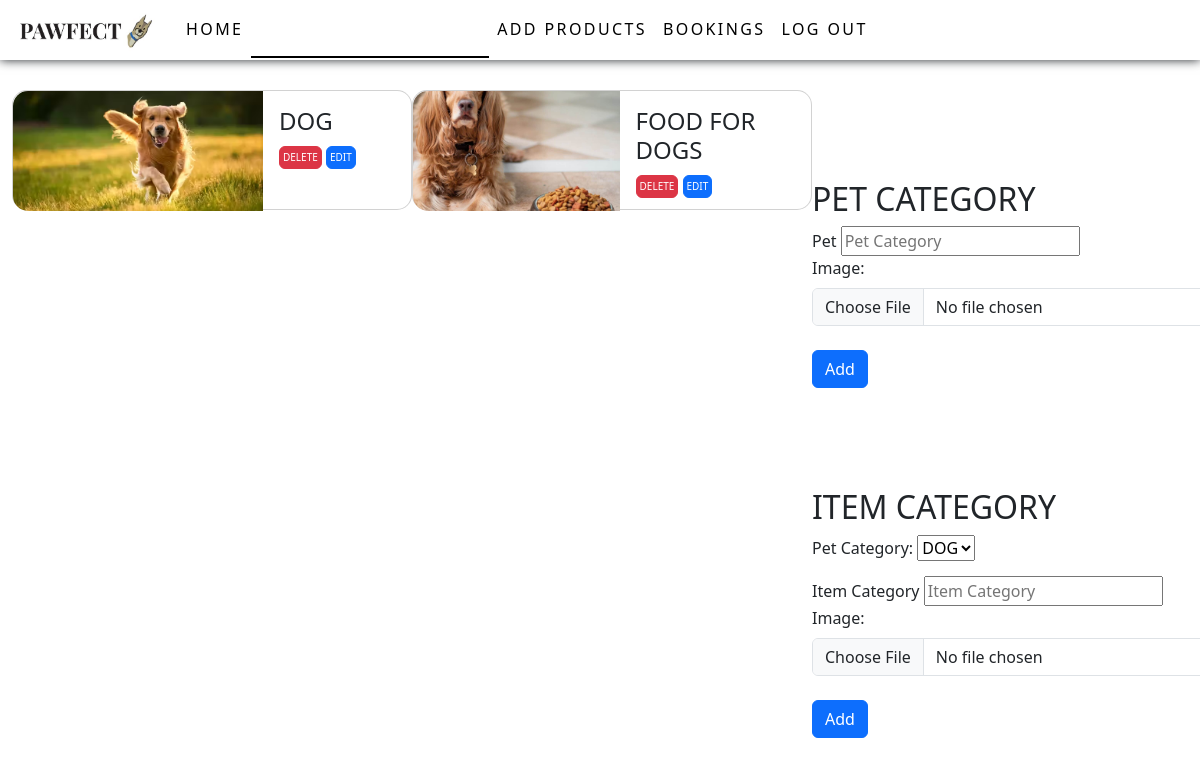
The page /add_pet (signed in) on the database as committed earlier.
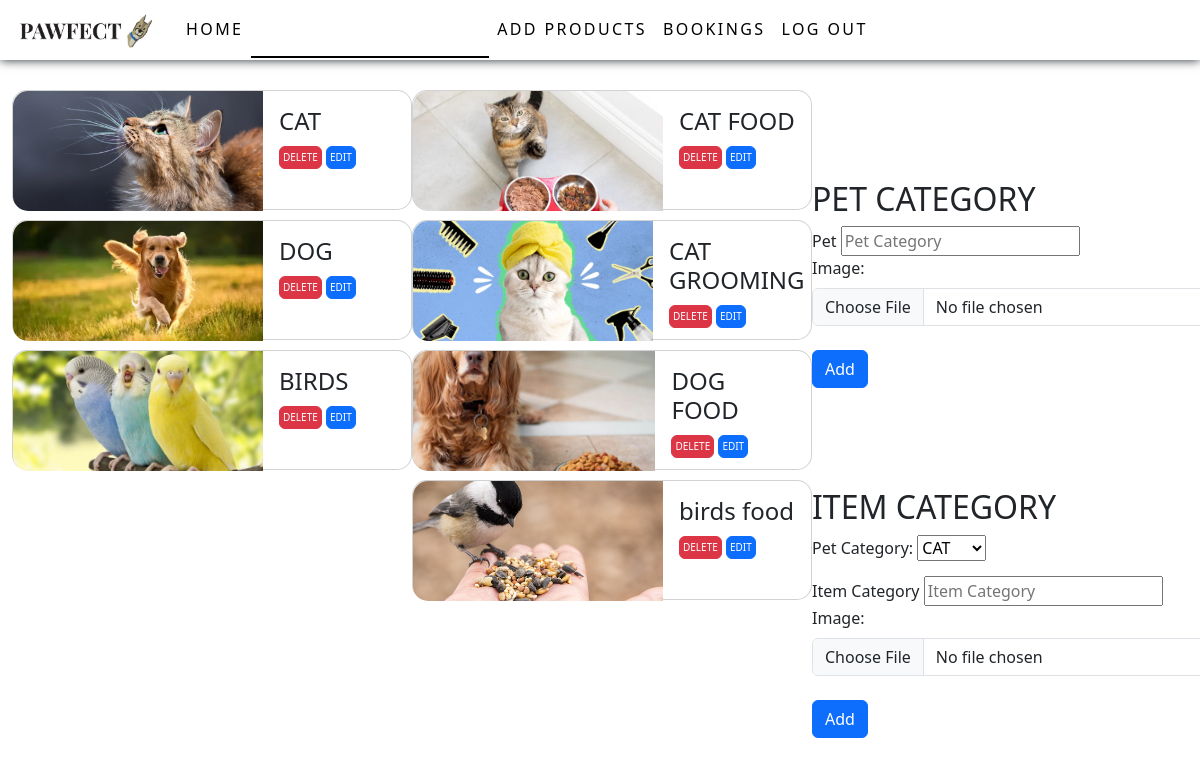
The same page on the database as committed later.
### app/models.py (models this page shows)
class Pet(models.Model):
    pet=models.TextField()
    img=models.FileField()

class Category(models.Model):
    pet=models.ForeignKey(Pet,on_delete=models.CASCADE)
    category=models.TextField()
    img=models.FileField()

### app/views.py (the view)
# urls.py: path('add_pet',views.add_pet),
def add_pet(req):
    if 'eshop' in req.session:
        if req.method=='POST':
            if 'pet_form' in req.POST:
                pet_cate=req.POST['pet']
                petImg=req.FILES.get('petImg')
                data=Pet.objects.create(pet=pet_cate,img=petImg)
                data.save()
            elif 'category_form' in req.POST:
                pet_cate=req.POST['pet_cate']
                prd_cate=req.POST['cate']
                cateImg=req.FILES['cateImg']
                data1=Category.objects.create(pet=Pet.objects.get(pet=pet_cate),category=prd_cate,img=cateImg)
                data1.save()
            return redirect(add_pet)
        else:
            data=Pet.objects.all()
            data1=Category.objects.all()
            return render(req,'shop/pet.html',{'data':data,'data1':data1})
    else:
        return redirect(shop_login)

### templates/shop/pet.html (shortened to what the changed rows need)
<!DOCTYPE html>
<html lang="en">
<head>
    {% load static %}
    <link href="https://cdn.jsdelivr.net/npm/bootstrap@5.3.3/dist/css/bootstrap.min.css" rel="stylesheet">
    <link rel="stylesheet" href="{% static 'css/pet.css' %}">
    <link rel="stylesheet" href="{% static 'css/style.css' %}">
</head>
<body>
    <div class="container-fluid">
        <div class="row">
            <div class="col-lg-4">
                {% for i in data %}
                    <div class="card flex-row" style="width:400px;height: 120px;">
                        <img class="card-img-left" src="{{i.img.url}}" alt="Card image" style="width:250px;height:120px;object-fit: cover;">
                        <div class="card-body">
                            <h4 class="card-title">{{i.pet}}</h4>
                            <a href="delete_pet/{{i.pk}}" class="btn btn-danger dbtn">DELETE</a>
                            <a href="edit_pet/{{i.pk}}" class="btn btn-primary dbtn">EDIT</a>
                        </div>
                    </div>
                {% endfor %}
            </div>
            <div class="col-lg-4">
                {% for i in data1 %}
                    <div class="card flex-row" style="width:400px;height: 120px;">
                        <img class="card-img-left" src="{{i.img.url}}" alt="Card image" style="width:250px;height:120px;object-fit: cover;">
                        <div class="card-body">
                            <h4 class="card-title">{{i.category}}</h4>
                            <a href="delete_category/{{i.pk}}" class="btn btn-danger dbtn">DELETE</a>
                            <a href="edit_category/{{i.pk}}" class="btn btn-primary dbtn">EDIT</a>
                        </div>
                    </div>
                {% endfor %}
            </div>
            <div class="col-lg-4">
                <form action="" method="post" enctype="multipart/form-data" id="pet_form">
                    <h2>PET CATEGORY</h2>
                    <input type="text" name="pet" placeholder="Pet Category"><br>
                    <input type="file" class="form-control" name="petImg"><br>
                </form>
                <form action="" method="post" enctype="multipart/form-data" id="category_form">
                    <h2>ITEM CATEGORY</h2>
                    <div class="mb-2">
                      <label for="pet_cate" class="form-label">Pet Category:</label>
                      <select name="pet_cate" id="">
                        {% for i in data %}
                          <option value="{{i.pet}}">{{i.pet}}</option>
                        {% endfor %}
                      </select>
                    </div>
                    <input type="text" name="cate" placeholder="Item Category"><br>
                    <input type="file" class="form-control" name="cateImg"><br>
                </form>
            </div>
        </div>
    </div>
</body>
</html>

Rows that differ between the two databases and show on the page:
removed Category: img (picture), category "FOOD FOR DOGS"
added Pet: img (picture), pet "CAT"
added Pet: img (picture), pet "BIRDS"
added Category: img (picture), category "CAT FOOD"
added Category: img (picture), category "CAT GROOMING"
added Category: img (picture), category "DOG FOOD"
added Category: img (picture), category "birds food"
Other text that changed with them:
form field pet_cate: "DOG" → "CAT"
